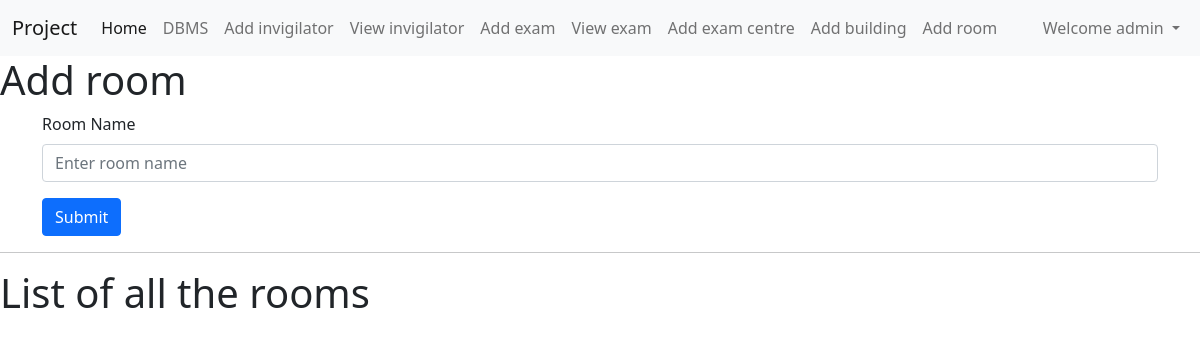
/addroom (signed in), run on an earlier commit of the app's database.
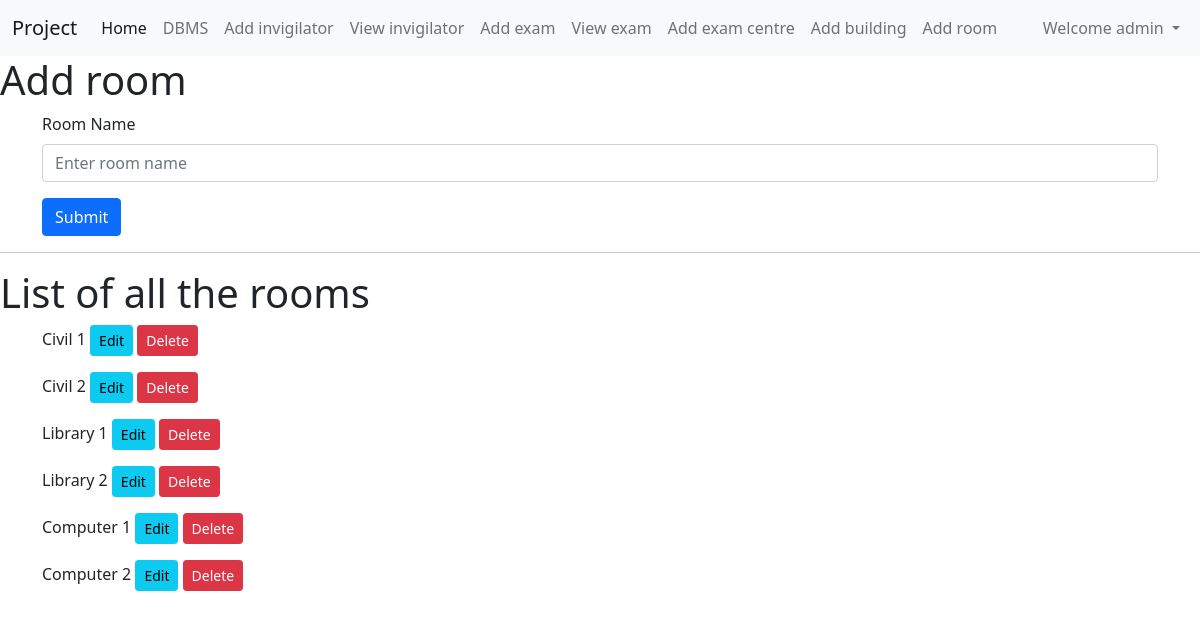
And on a later commit of the database.
### home/models.py (models this page shows, shortened)
class Addroom(models.Model):
    profile = models.ForeignKey(Profile,blank=True,null=True, on_delete=models.CASCADE)
    roomname=models.CharField(max_length=122)
    invigilatorsinroom=models.ManyToManyField(Newapp,blank=True)

### home/views.py (the view, shortened to what this page needs)
# urls.py: path("addroom",views.addroom,name='addroom'),
def addroom(request):
    allroom_data = Addroom.objects.all()
    data={
        'allroom_data':allroom_data,
    }
    return render(request, "addroom.html",data)

### templates/addroom.html (shortened to what this page needs)
{% extends 'base.html' %}
{% block addroomcontent %}
{% if addroom_data %}
<h1>Update room</h1>
<div class="container">
  <form method="post" action="{% url 'updateroomfunc' addroom_data.id %}">
    {% csrf_token %}
    <div class="mb-3">
      <label for="roomname" class="form-label">Room Name</label>
      <input value="{{addroom_data.roomname}}" type="text" required class="form-control" id="roomname" name="roomname" placeholder="Enter room name">
    </div>
    <button type="submit" class="btn btn-primary">Update</button>
  </form>
</div>
<div class="container">
    <h3>Selected invigilator</h3>
    <div>
      {% for t in teachers %}
      <p>
        {{t.newappname}}, {{t.newappemail}}, {{t.newappdepart}},{{t.newappphone}}
        <a href="{% url 'deleteinvigilatorfromroom' t.id addroom_data.id%}"><button
            class="btn btn-danger btn-sm">Delete</button></a>
      </p>
      {% endfor %}
    </div>
    <hr>
    <h3>Remaining invigilator</h3>
    <div>
      <form method="get">
        {{viewfilter.form}}
        <button class="btn btn-primary mx-1 my-1" type="submit">Search</button>
      </form>
      {% for r in removednewapp_data %}
      {% if user == r.profile.user %}
      <p>{{r.newappname}}, {{r.newappemail}}, {{r.newappdepart}},{{r.newappphone}}
      <a href="{% url 'addinvigilatorinroom' r.id addroom_data.id%}"><button class="btn btn-info btn-sm">Add</button></a>
      </p>
      {% endif %}
      {% endfor %}
    </div>
    <hr>
    <h3>All invigilator</h3>
    <div>
      {% for a in allnewapp_data %}
      {% if user == a.profile.user %}
      <p>{{a.newappname}}, {{a.newappemail}}, {{a.newappdepart}},{{a.newappphone}}</p>
      {% endif %}
      {% endfor %}
    </div>
    <hr>
</div>
{% else %}
<h1>Add room</h1>
<div class="container">
  <form method="post" action="/addroom">
    <div class="mb-3">
      <label for="roomname" class="form-label">Room Name</label>
      <input type="text" required class="form-control" id="roomname" name="roomname" placeholder="Enter room name">
    </div>
    <button type="submit" class="btn btn-primary">Submit</button>
  </form>
</div>
{% endif %}
<hr>
<h1>List of all the rooms</h1>
<div class="container">
    {% for ard in allroom_data %}
    {% if user == ard.profile.user  %}
    <p>{{ard.roomname}}  <a href="{% url 'updateroom' ard.id %}"><button class="btn btn-info btn-sm">Edit</button></a>
        <a href="{% url 'deleteroom' ard.id %}"><button class="btn btn-danger btn-sm">Delete</button></a>
    </p>
    {% endif %}
    {% endfor %}
</div>
{% endblock addroomcontent %}

What changed in the data, as far as the page shows it:
added Addroom: roomname "Civil 1"
added Addroom: roomname "Civil 2"
added Addroom: roomname "Library 1"
added Addroom: roomname "Library 2"
added Addroom: roomname "Computer 1"
added Addroom: roomname "Computer 2"
